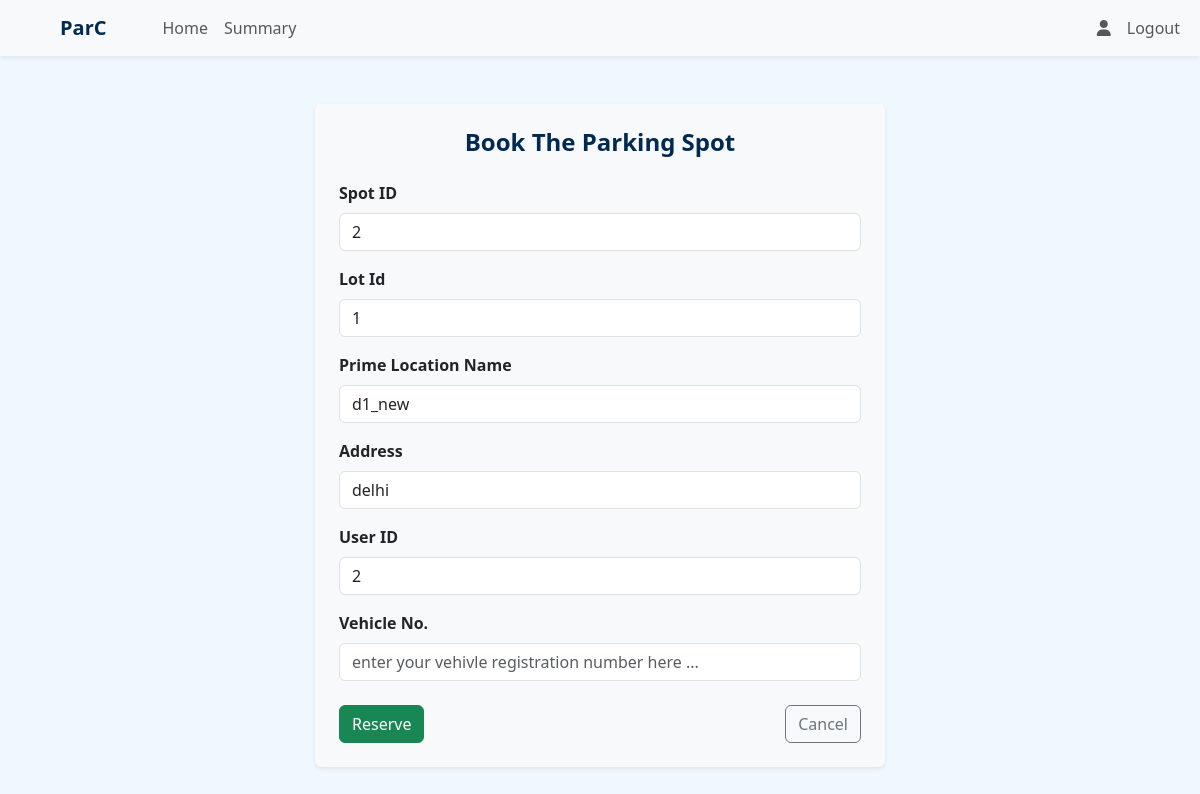
Page /user/book_spot/1 (signed in) on the earlier database version.
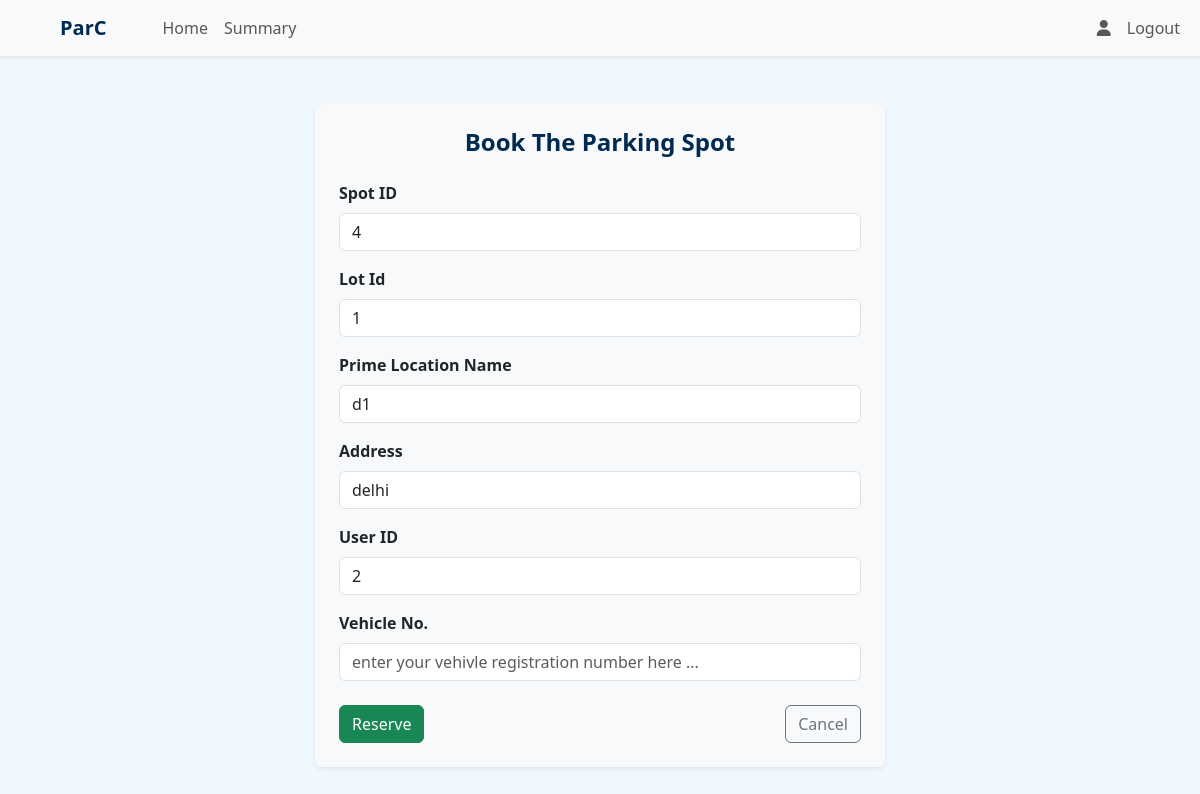
Same page on the later database version.
### application/models.py (models this page shows)
class ParkingSpot(db.Model):
    id = db.Column(db.Integer, primary_key = True)
    lot_id = db.Column(db.Integer, db.ForeignKey('parking_lot.id'), nullable = False)
    status = db.Column(db.String, nullable = False, default = 'available')
    reservations = db.relationship('Reservation', backref = 'spot', cascade = 'all, delete')

class ParkingLot(db.Model):
    id = db.Column(db.Integer, primary_key = True)
    pl_name = db.Column(db.String, nullable = False)
    price = db.Column(db.Integer, nullable = False, default = 1000)
    address = db.Column(db.String, nullable = False)
    pincode = db.Column(db.Integer, nullable = False)
    capacity = db.Column(db.Integer, nullable = False)
    spots_count = db.Column(db.Integer, nullable = False)
    created_at = db.Column(db.DateTime, nullable = False)
    spots = db.relationship('ParkingSpot', backref = 'lot', cascade = 'all, delete')

### application/routes.py (the view)
@app.route('/user/book_spot/<int:lot_id>')
@auth_required()
@roles_required('user')
def book_spot(lot_id):
    user = current_user
    spot = ParkingSpot.query.filter_by(lot_id = lot_id, status="available").first()
    if not spot:
        flash("no available parking spots found", "danger")
        return redirect(url_for('user_dashboard'))
    return render_template('book_spot.html', spot=spot, user=user)

### templates/book_spot.html (shortened to what this page needs)
{% extends "user_dashboard.html" %}
{% block content %}
<div class="container my-5">
    <div class="row justify-content-center">
        <div class="col-md-6 bg-light p-4 rounded shadow-sm">
            <h4 class="text-center fw-bold mb-4">Book The Parking Spot</h4>
            <form action="{{url_for('reserve_spot', spot_id=spot.id)}}" method="post">
                <div class="mb-3">
                    <label for="spot_id" class="form-label fw-semibold">Spot ID</label>
                    <input type="text" class="form-control" id="spot_id" name="spot_id" value="{{spot.id}}" readonly>
                </div>
                <div class="mb-3">
                    <label for="lot_id" class="form-label fw-semibold">Lot Id</label>
                    <input type="text" class="form-control" id="lot_id" name="lot_id" value="{{spot.lot_id}}" readonly>
                </div>
                <div class="mb-3">
                    <label for="pl_name" class="form-label fw-semibold">Prime Location Name</label>
                    <input type="text" class="form-control" id="pl_name" name="pl_name" value="{{spot.lot.pl_name}}"
                        readonly>
                </div>
                <div class="mb-3">
                    <label for="address" class="form-label fw-semibold">Address</label>
                    <input type="text" class="form-control" id="address" name="address" value="{{spot.lot.address}}"
                        readonly>
                </div>
                <div class="mb-3">
                    <label for="user_id" class="form-label fw-semibold">User ID</label>
                    <input type="text" class="form-control" id="user_id" name="user_id" value="{{user.id}}" readonly>
                </div>
                <div class="mb-3">
                    <label for="vrn" class="form-label fw-semibold">Vehicle No.</label>
                    <input type="text" class="form-control" id="vrn" name="vrn"
                        placeholder="enter your vehivle registration number here ..." required>
                </div>
                <div class="mt-4 d-flex justify-content-between">
                    <button type="submit" class="btn btn-success">Reserve</button>
                    <a href="javascript:history.back()" class="btn btn-outline-secondary">Cancel</a>
                </div>
            </form>
        </div>
    </div>
</div>
{% endblock %}

Differences in the rows shown:
removed ParkingSpot: spot_id "2", lot_id "1"
now on this page (row unchanged): ParkingSpot: spot_id "4", lot_id "1"
changed ParkingLot "delhi": pl_name "d1_new" → "d1"
